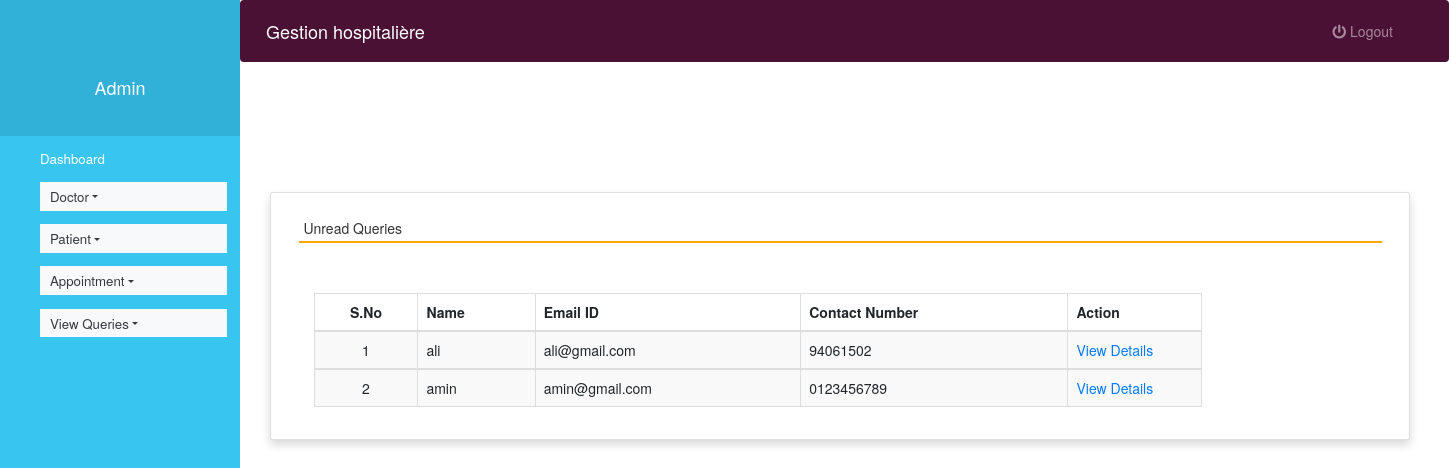
The app's page /unread_queries (signed in) with its own data.
### hospital/models.py (models this page shows, shortened)
class Contact(models.Model):
    name = models.CharField(max_length=100, null=True)
    contact = models.CharField(max_length=15, null=True)
    email = models.CharField(max_length=50, null=True)
    subject = models.CharField(max_length=100, null=True)
    message = models.CharField(max_length=300, null=True)
    msgdate = models.DateField(null=True)
    isread = models.CharField(max_length=10, null=True)
    class Meta:
        app_label = 'hospital'

### hospital/views.py (the view)
# urls.py: path('unread_queries', unread_queries, name='unread_queries'),
def unread_queries(request):
    if not request.user.is_authenticated:
        return redirect('login')
    contact = Contact.objects.filter(isread="no")
    return render(request,'unread_queries.html', locals())

### hospital/templates/unread_queries.html (shortened to what this page needs)
{% extends 'admin_nav.html' %}
{% load static %}
{% block content %}
<head>
 <link rel="stylesheet" href="https://maxcdn.bootstrapcdn.com/bootstrap/3.4.1/css/bootstrap.min.css">
  <link rel="stylesheet" href="https://cdnjs.cloudflare.com/ajax/libs/font-awesome/4.7.0/css/font-awesome.min.css">
  <link rel="stylesheet" href="https://use.fontawesome.com/releases/v5.6.3/css/all.css">
</head>
<br><br><br><br>
<div class="container card shadow m-5">
    <div class="card-body">
        <h5 class="p-2" style="border-bottom: 2px solid orange">Unread Queries</h5>
		<div class="container mt-5">
            <table id="example" class="table table-striped table-bordered" style="width:80%">
			<thead>
                                    <tr>
                                        <th class="text-center">S.No</th>
                                        <th class="d-none d-sm-table-cell">Name</th>
                                        <th class="d-none d-sm-table-cell">Email ID</th>
                                        <th class="d-none d-sm-table-cell">Contact Number</th>
                                        <th class="d-none d-sm-table-cell" style="width: 15%;">Action</th>
                                    </tr>
                                </thead>
                                {% for i in contact %}
                                <tbody>
                                    <tr>
                                        <td class="text-center">{{forloop.counter}}</td>
                                        <td class="font-w600">{{i.name}}</td>
                                        <td class="font-w600">{{i.email}}</td>
                                        <td class="font-w600">{{i.contact}}</td>
                                        <td class="font-w600"><a href="{% url 'view_queries' i.id %}" class="text-primary">View Details</a></td>
                                    </tr>
                                        {% endfor %}
                                </tbody>
            </table>
        </div>
    </div>
</div>
{% endblock content %}

### hospital/templates/admin_nav.html (style rules this page uses)
a:link { text-decoration: none; }
a { color: white; }
body { padding-left: 240px; }

### records on screen
Contact: name "ali", email "ali@gmail.com", contact "94061502"
Contact: name "amin", email "amin@gmail.com", contact "0123456789"
